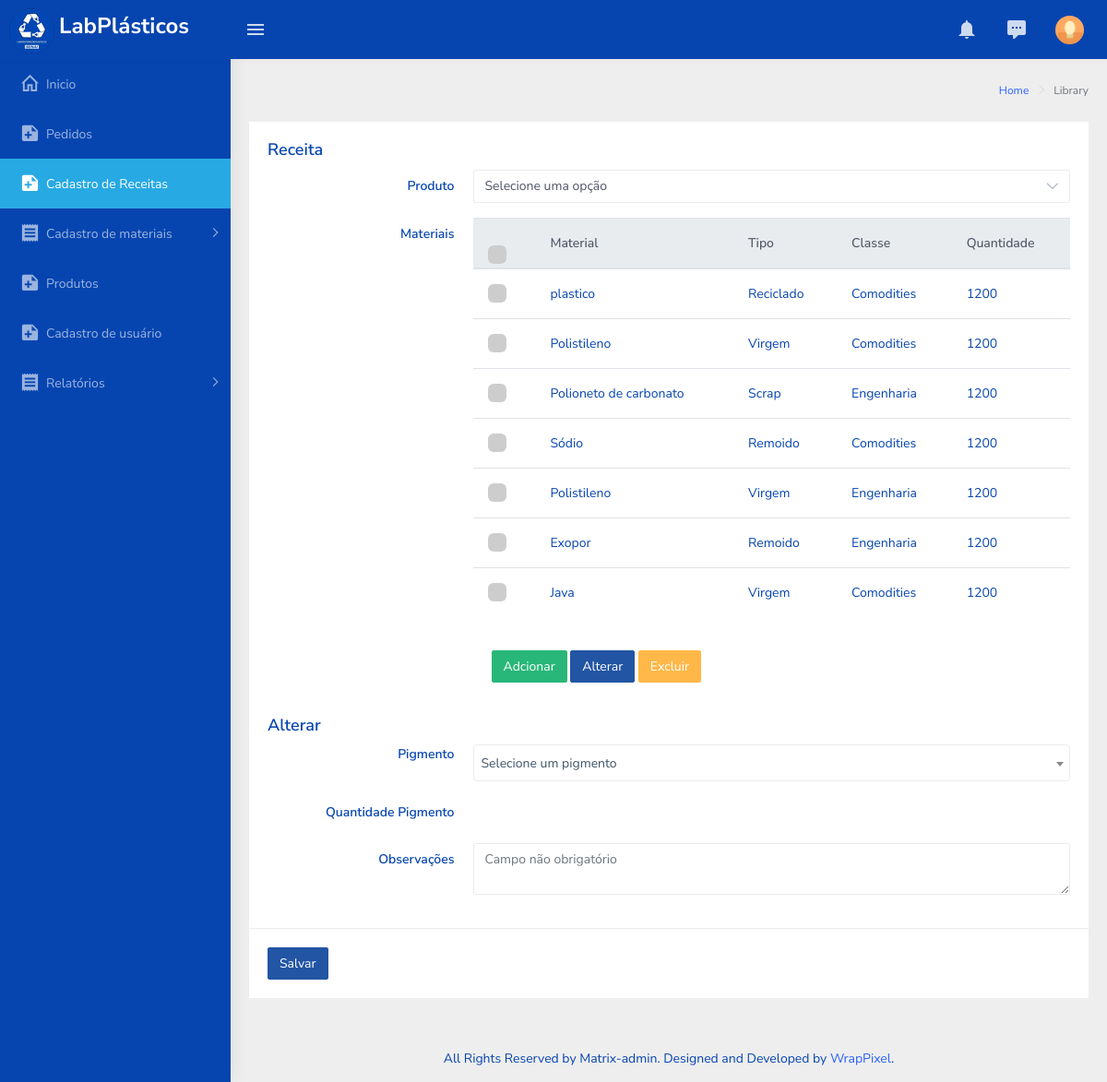
The page /cadastroReceita.php on the database as committed earlier.
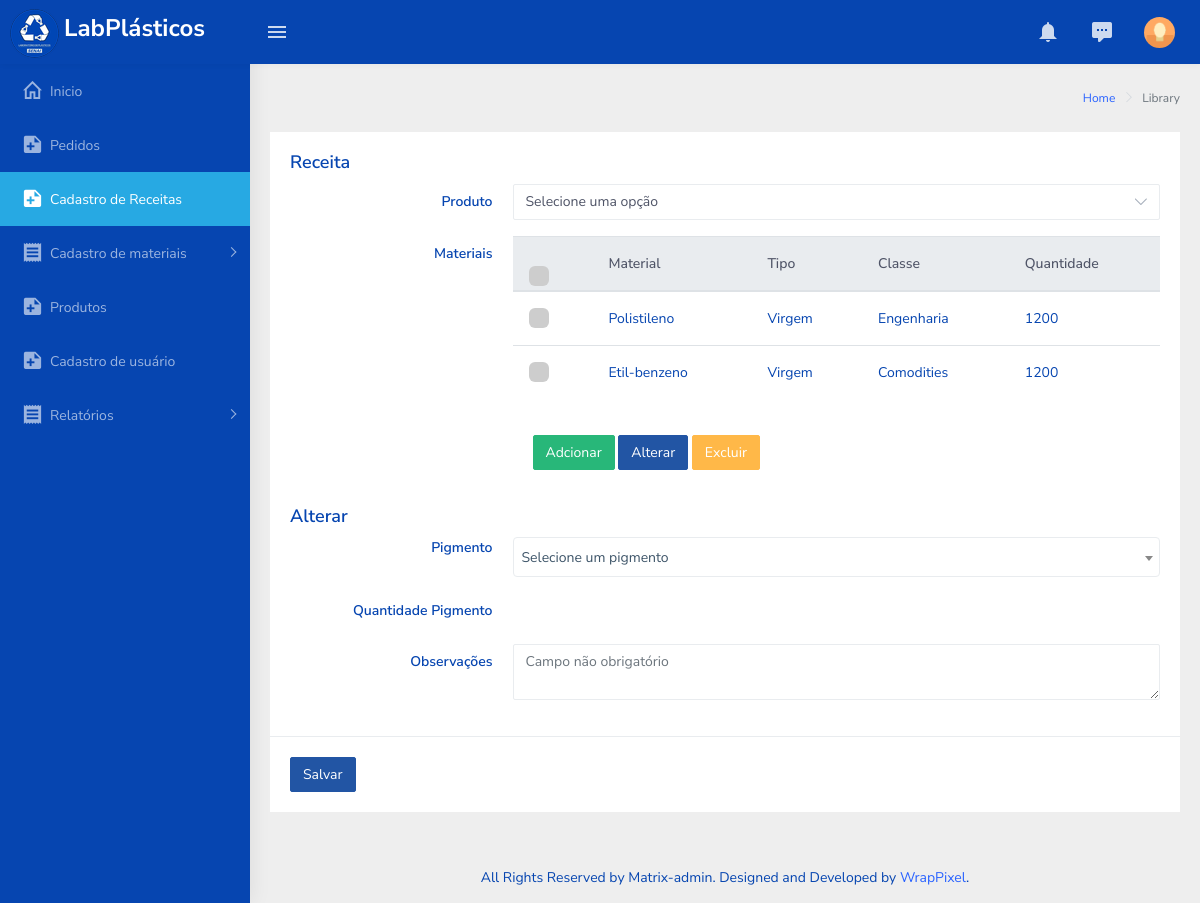
The same page on the database as committed later.
### tables this page shows
CREATE TABLE `materia_prima` (
  `idMateriaPrima` int(11) NOT NULL COMMENT 'PK - chave identificadora de IDs da tabela materia_prima',
  `idClasse` int(11) NOT NULL COMMENT 'FK - chave estrangeira da tabela pigmentos',
  `idTipoMateriaPrima` int(11) NOT NULL COMMENT 'FK - chave estrangeira da tabela tipo_materia_prima',
  `descricao` varchar(80) NOT NULL COMMENT 'Registra a descrição deste item ',
  `quantidade` int(11) NOT NULL COMMENT 'registra a quantidade do item ',
  `ativo` tinyint(1) NOT NULL COMMENT 'Registra se este item está ativo',
  `observacoes` text DEFAULT NULL COMMENT 'Registra uma observação não obrigatória feita pelo usuário'
);

CREATE TABLE `tipo_materia_prima` (
  `idTipoMateriaPrima` int(11) NOT NULL COMMENT 'PK - chave identificadora de id dos tipos de matéria prima',
  `descricao` varchar(32) NOT NULL COMMENT 'Descrição dos tipos de matéria prima(virgem, reciclado, remoído, scrap);',
  `ativo` tinyint(1) NOT NULL COMMENT 'Verifica se esta tipo de matéria prima esta ativa'
);

CREATE TABLE `classe_material` (
  `idClasse` int(11) NOT NULL COMMENT 'PK - chave identificadora que guarda a id de cada classe da matéria prima',
  `descricao` varchar(32) NOT NULL COMMENT 'Descrição da classe da matéria prima(comodities, engenharia)',
  `ativo` tinyint(1) NOT NULL COMMENT 'Verifica se a classe esta ativa'
);

### cadastroReceita.php (the view, shortened to what the changed rows need)
<!DOCTYPE html>
<html lang="pt-br">
<head>
    <?php
    include('links/cabecalho.php');
    ?>
</head>
<body>
<div id="main-wrapper">
    <div class="page-wrapper">
        <div class="container-fluid">
            <div class="card">
                <form method="POST" class="form-horizontal" action= "php/saveReceita.php">
                    <div class="card-body">
                        <div class="form-group row">
                            <div class="col-sm-9">
                                <div class="table-responsive">
                                    <table class="table">
                                        <thead class="thead-light">
                                            <tr>
                                                <th>
                                                    <label class="customcheckbox m-b-20">
                                                        <span class="checkmark"></span>
                                                    </label>
                                                </th>
                                                <th scope="col">Material</th>
                                                <th scope="col">Tipo</th>
                                                <th scope="col">Classe</th>
                                                <th scope="col">Quantidade</th>
                                            </tr>
                                        </thead>
                                        <tbody class="customtable">
                                        <?php
                                            include('php/connection.php');
                                            $sql = "SELECT mat.idMateriaPrima as id, mat.descricao as nome,"
                                                ." tipo.descricao as tipos,"
                                                ." class.descricao as classe"
                                                ." FROM materia_prima as mat"
                                                ." LEFT JOIN tipo_materia_prima as tipo"
                                                ." ON mat.idTipoMateriaPrima = tipo.idTipoMateriaPrima"
                                                ." LEFT JOIN classe_material as class"
                                                ." ON mat.idClasse = class.idClasse"
                                                ." WHERE mat.ativo = 1;";
                                            $result = mysqli_query($conn,$sql);
                                            if(mysqli_num_rows($result) > 0){
                                                $array = array();
                                                while($linha = mysqli_fetch_array($result, MYSQLI_ASSOC)){
                                                    array_push($array, $linha);
                                                }
                                                foreach($array as $campo){
                                                    echo    '<tr>
                                                            <th>
                                                                <label class="customcheckbox">
                                                                    <input value='.$campo['id'].' name="tableMateriais[]" type="checkbox" class="listCheckbox" />
                                                                    <span class="checkmark"></span>
                                                                </label>
                                                            </th>
                                                            <td>'.$campo['nome'].'</td>
                                                            <td>'.$campo['tipos'].'</td>
                                                            <td>'.$campo['classe'].'</td>
                                                            <td>1200'
                                                            .'</td>
                                                        </tr>';
                                                }
                                            }
                                        ?>
                                        </tbody>
                                    </table>
                                </div>
                            </div>
                        </div>
                    </div>
                </form>
            </div>
        </div>
    </div>
</div>
</body>
</html>

Rows that differ between the two databases and show on the page:
no longer on this page (row edited): materia_prima: descricao "plastico", idTipoMateriaPrima.descricao "Reciclado", idClasse.descricao "Comodities"
no longer on this page (row edited): materia_prima: descricao "Polistileno", idTipoMateriaPrima.descricao "Virgem", idClasse.descricao "Comodities"
no longer on this page (row edited): materia_prima: descricao "Polioneto de carbonato", idTipoMateriaPrima.descricao "Scrap", idClasse.descricao "Engenharia"
no longer on this page (row edited): materia_prima: descricao "Sódio", idTipoMateriaPrima.descricao "Remoido", idClasse.descricao "Comodities"
no longer on this page (row edited): materia_prima: descricao "Exopor", idTipoMateriaPrima.descricao "Remoido", idClasse.descricao "Engenharia"
no longer on this page (row edited): materia_prima: descricao "Java", idTipoMateriaPrima.descricao "Virgem", idClasse.descricao "Comodities"
added materia_prima: descricao "Etil-benzeno", idTipoMateriaPrima.descricao "Virgem", idClasse.descricao "Comodities"
